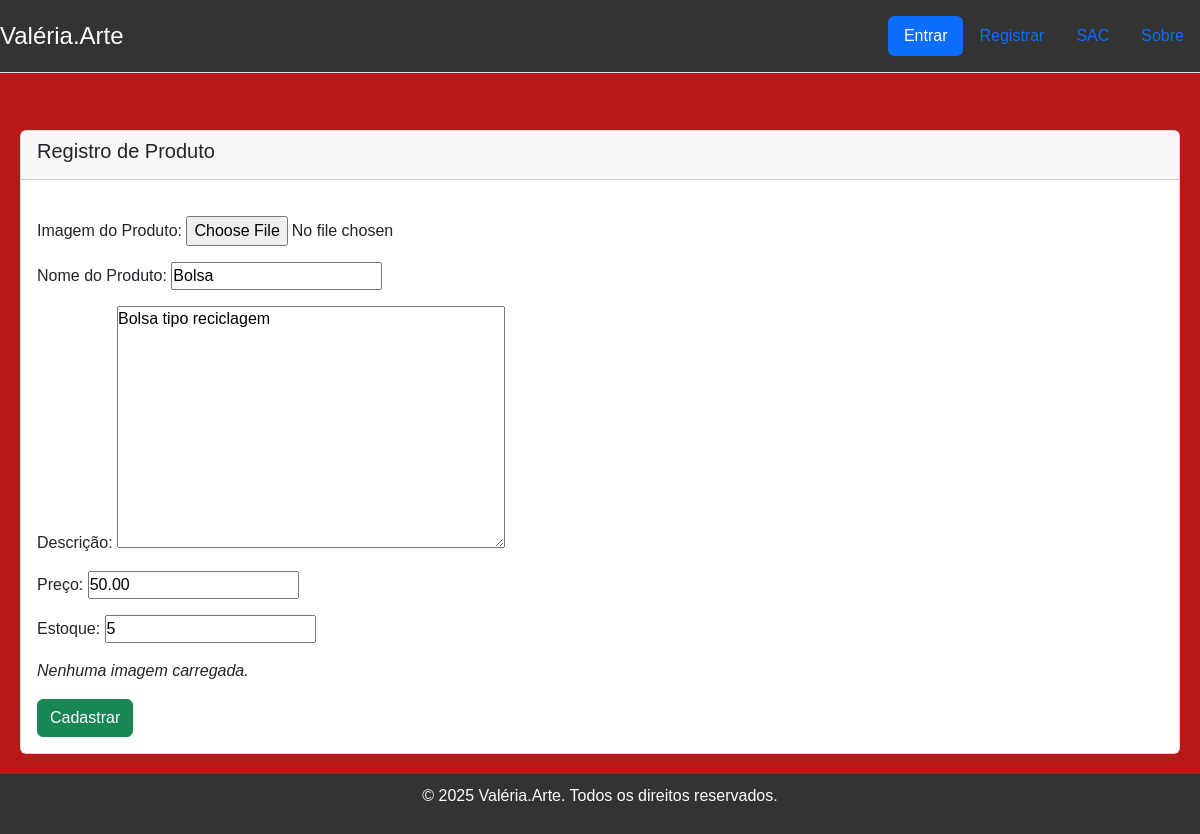
The page /products/product/1/edit/ on the database as committed earlier.
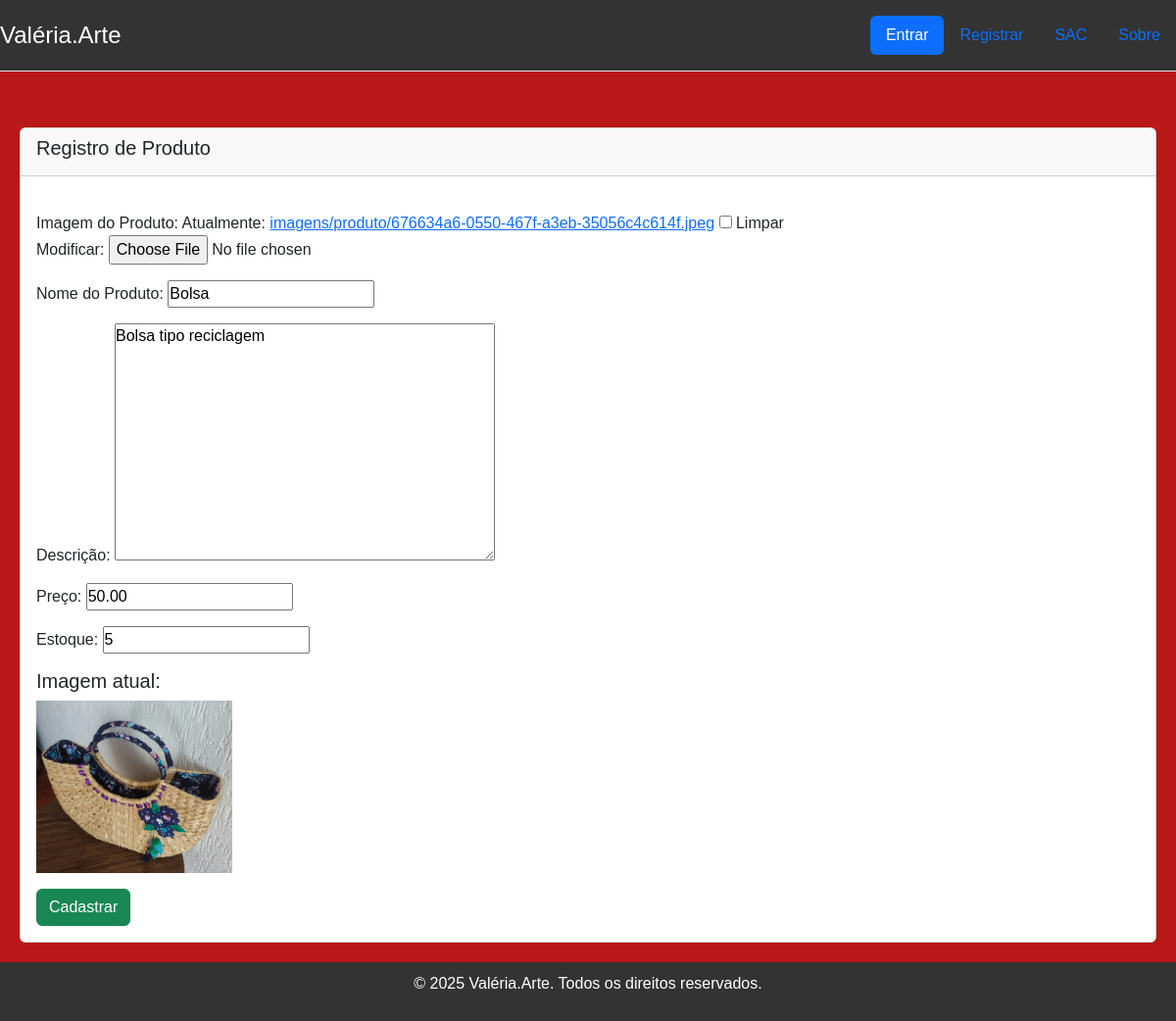
The same page on the database as committed later.
### products/models.py (models this page shows, shortened)
class Product(models.Model):
    name = models.CharField(max_length=100)
    description = models.TextField()
    price = models.DecimalField(max_digits=10, decimal_places=2)
    stock = models.IntegerField()
    imagem = models.FileField(
        "Imagem de Produto", upload_to='imagens/produto',
        default=None,
        null=True,
        blank=True
    )
    class Meta:
        verbose_name = "Produto"
        verbose_name_plural = "Produtos"

### products/views.py (the view, shortened to what this page needs)
# urls.py: path('product/<int:pk>/edit/', ProductUpdateView.as_view(), name='product_edit'),
class ProductUpdateView(UpdateView):
    model = Product
    form_class = ProductForm
    template_name = 'produtos/product_form.html' # Reutiliza o mesmo formulário da criação
    success_url = reverse_lazy('products-index')

### products/forms.py
class ProductForm(forms.ModelForm):
    class Meta:
        model = Product
        fields = ('imagem', 'name', 'description', 'price', 'stock')
        labels = {
            'name': 'Nome do Produto',
            'description': 'Descrição',
            'price': 'Preço',
            'stock': 'Estoque',
            'imagem': 'Imagem do Produto',
        }

### templates/produtos/product_form.html (shortened to what this page needs)
{% extends '_layout2.html' %}
 {% block content %}
    <div class="card">
        <div class="card-header">
            <h5 class="card-title">Registro de Produto</h5>
        </div>
        <div class="card-body">
                <form method="post" enctype="multipart/form-data">
                    {{ form.as_p }}
                    <p>
                        {% if form.instance.imagem %}
                            <h5>Imagem atual:</h5>
                            <img src="{{ form.instance.imagem.url }}" alt="Imagem do Produto" style="max-width: 200px; max-height: 200px;">
                        {% else %}
                            <em>Nenhuma imagem carregada.</em>
                        {% endif %}
                    </p>
                    <button type="submit" class="btn btn-success">Cadastrar</button>
                </form>
        </div>
    </div>
 {% endblock %}

Rows that differ between the two databases and show on the page:
changed Product "Bolsa": instance.imagem: picture added
Other text that changed with them:
form field as_p: (not shown) → "☐"
text no longer shown: "Imagem do Produto: Nome do Produto: Descrição: Preço: Estoque: Nenhuma imagem carregada."
text now shown: "Imagem do Produto: Atualmente: imagens/produto/676634a6-0550-467f-a3eb-35056c4c614f.jpeg Limpar Modificar: Nome do Produto: Descrição: Preço: Estoque: Imagem atual:"
